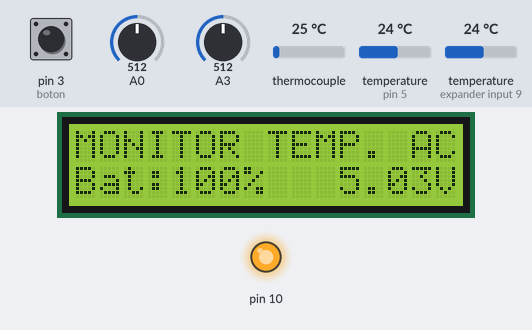
A sketch run on a simulated Arduino Uno, built with avr-gcc and run on an emulated ATmega328P. Parts: 16×2 character LCD, output pins drawn as LEDs (lit = HIGH). The test bench sets the inputs (shaded band); at power-on: pin 3 (boton) LOW, temperature (sensors on pin 5, expander input 9) 24 °C, A0 = 512, A3 = 512, thermocouple 25 °C. What the sketch prints to the serial monitor is not drawn.

Above: at 3.6 s.
3.7 s: pin 3 (boton) pulled HIGH for 0.15 s
At 5.9 s:
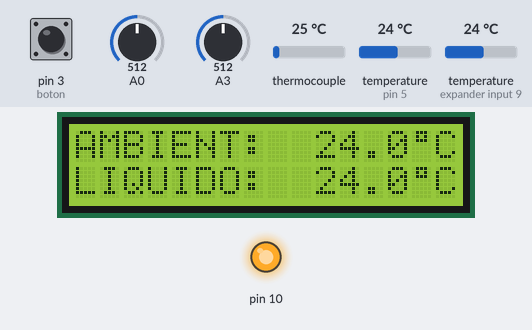
6.2 s: temperature (sensor on pin 5) set to 2 °C
At 9.0 s:
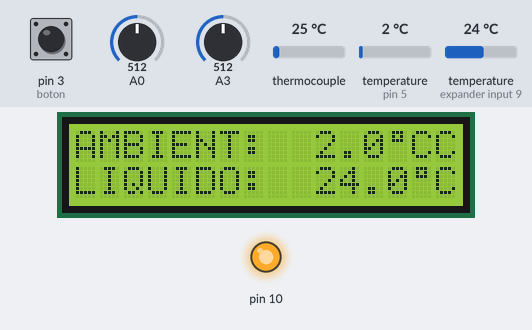
9.2 s: temperature (sensor on expander input 9) set to 2 °C
12.2 s: pin 3 (boton) pulled HIGH for 1 s
At 13.9 s:
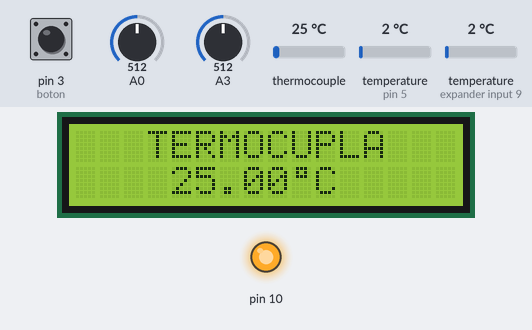
14.7 s: pin 3 (boton) pulled HIGH for 0.15 s
At 16.6 s:
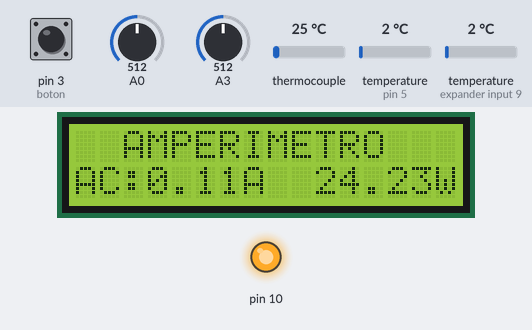
17.4 s: pin 3 (boton) pulled HIGH for 3.2 s
At 21.5 s:
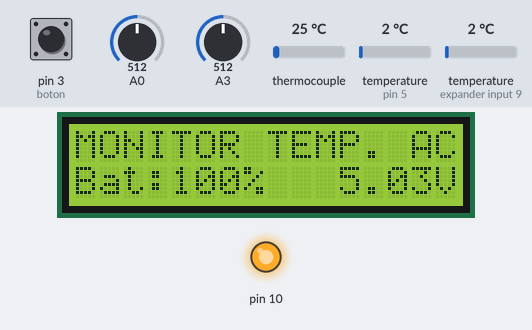
Timing chart, 0 to 23.0 s (numbered marks = the images above; inputs shaded):
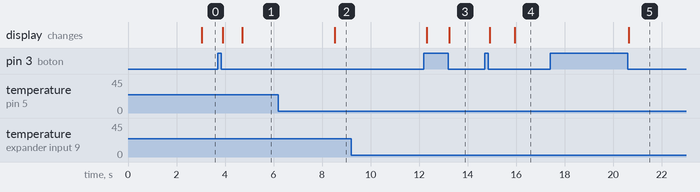

The sketch:

Monitoreo_Temp_AC_ARDUINO.ino
```cpp
#define DEBUG 1

// Uno = A4 (SDA), A5 (SCL)
#include <LiquidCrystal_I2C.h>
LiquidCrystal_I2C lcd(0x27, 16, 2);

#include "MAX6675.h"
#include <DallasTemperature.h>

byte temp[8] = {B01110, B01010, B01110, B00000, B00000, B00000, B00000, B00000};

// MAX6675
const int dataPin = 8;   // SO
const int clockPin = 6;  // SCK
const int selectPin = 7; // CS
const int DS = 5;        // DS18B20
const int boton = 3;     // BUTTON

OneWire oneWireObjeto(DS);
DallasTemperature sensorDS18B20(&oneWireObjeto);
MAX6675 thermoCouple(selectPin, dataPin, clockPin);

byte modo = 0;
float calibAmp = 43.3; // SCT-50A
const float calibBat = 0.03;
const float batMax = 4.10; // Depende de la calidad o el estado de la bateria.
const float batMin = 3.3;  // Depende del punto de corte del modulo y calidad de la bateria.

//---------------------------
void setup()
{
  #if DEBUG
    Serial.begin(9600);
  #endif
  pinMode(boton, INPUT);

  lcd.init();
  lcd.backlight();
  lcd.clear();
  lcd.createChar(0, temp);

  SPI.begin();
  thermoCouple.begin();
  thermoCouple.setSPIspeed(4000000);
  sensorDS18B20.begin();
}

void loop()
{
  static unsigned long tiempAnt = 0;

  if (digitalRead(boton))
  {
    modo = modo + 1;
    modo = (modo > 3) ? 0 : modo;
    delay(100);

    while (digitalRead(boton))
    {
      delay(100);
    }
    lcd.clear();
    tiempAnt = 0;
  }

  if (millis() - tiempAnt > 3000)
  {
    switch (modo)
    {
    case 0:
      bateria();
      break;

    case 1: // Sensor Ambiente
      DSTemp();
      break;

    case 2: // Sensor Termocupla
      lcd.clear();
      MAXTemp();
      break;

    case 3: // Sensor Amperimetro
      SCT50A();
      break;
    }
    tiempAnt = millis();
  }
}

void bateria()
{
  float v = voltaje();
  int p = porcentaje(v);
  String txt = "Bat:" + String(p) + "%   " + String(v) + "V"; // Bat: 000% 0.0V
  #if DEBUG
    Serial.println(v);
  #endif

  lcd.setCursor(0, 0);
  lcd.print("MONITOR TEMP. AC");
  lcd.setCursor(0, 1);
  lcd.print(txt);
}

void DSTemp()
{
  if (sensorDS18B20.getDeviceCount() != 0)
  {
    sensorDS18B20.requestTemperatures();

    float temp1 = sensorDS18B20.getTempCByIndex(0);
    temp1 = temp1 > 0.0 ? temp1 : 0.0;
    lcd.setCursor(0, 0);
    lcd.print("AMBIENT:");

    lcd.setCursor(10, 0);
    lcd.print(temp1, 1);
    lcd.write(byte(0));
    lcd.print("C");

    float temp2 = sensorDS18B20.getTempCByIndex(1);
    temp2 = temp2 > -50.0 ? temp2 : 0.0;
    lcd.setCursor(0, 1);
    lcd.print("LIQUIDO:");
    temp2 < 0.0 ? lcd.setCursor(8, 1) : lcd.setCursor(10, 1);

    lcd.print(temp2, 1);
    lcd.write(byte(0));
    lcd.print("C");

  #if DEBUG
      Serial.print("Ambiente: ");
      Serial.print(temp1);
      Serial.print("°C");
      Serial.print(" - Liquido: ");
      Serial.print(temp2);
      Serial.println("°C");
  #endif
  }
  else
  {
    lcd.setCursor(1, 0);
    lcd.print("AMBIENT. LIQUID.");
    lcd.setCursor(6, 1);
    lcd.print("Error");

    Serial.print("AMBIENTE Y SUMERGIBLE:");
    Serial.println("Error");
  }
}

void MAXTemp()
{
  int status = thermoCouple.read();
  float temp = thermoCouple.getTemperature();
  String dato;
  // thermoCouple.setOffset(-10.0);

  lcd.setCursor(3, 0);
  lcd.print("TERMOCUPLA");
  lcd.setCursor(4, 1);
  #if DEBUG
    Serial.print("TERMOCUPLA: ");
  #endif

  if (status == 0)
  {
    lcd.print(temp);
    lcd.write(byte(0));
    lcd.print("C");
  #if DEBUG
      Serial.print(temp);
      Serial.println("C");
  #endif
  }
  else if (status == 4)
  {
    lcd.setCursor(6, 1);
    lcd.print("Error");
  #if DEBUG
      Serial.println("Error");
  #endif
  }
  else if (status == 129)
  {
    lcd.setCursor(2, 1);
    lcd.print("Sin comunic.");
  #if DEBUG
      Serial.println("Sin comunic.");
  #endif
  }
}

void SCT50A()
{
  // float I = senal_escalada(1);
  float Irms = get_corriente(calibAmp);
  float esc = get_corriente(1);

  lcd.setCursor(2, 0);
  lcd.print("AMPERIMETRO");
  lcd.setCursor(0, 1);

  if (Irms < 50)
  {
    lcd.print("AC:");
    lcd.print(Irms);
    lcd.print("A");

    // lcd.setCursor(12, 1);
    // lcd.print(esc);
    lcd.setCursor(10, 1);
    lcd.print(Irms * 229);
    lcd.print("W");
  }
  else
  {
    lcd.print("AC: Error");
  }

#if DEBUG
  Serial.print("AMPERIMETRO: ");
  Serial.print(Irms);
  Serial.print("A");
#endif
}

//---------------------------
float get_corriente(float calib)
{
  float corriente = 0;
  float sumatoria = 0;
  float Irms = 0;
  long tiempo = millis();
  int N = 0;

  while (millis() - tiempo < 500)
  { // Duracion 0.5 seg (30 ciclos de 60Hz)
    corriente = senal_escalada(calib);
    sumatoria = sumatoria + sq(corriente);
    N = N + 1;
    delay(1);
  }
  Irms = sqrt(sumatoria / N);
  return (Irms);
}

float senal_escalada(float calib)
{
  float senal = voltaje_promedio(10) * (5.0 / 1023.0) - 2.5;
  float senal_scale = senal * calib; // Poner en 1 para obtener el valor escalado ese dato se debe usar para dividir al resultado del amperimetro.
  return (senal_scale);
}

int voltaje_promedio(int n)
{
  long suma = 0;
  for (int i = 0; i < n; i++)
  {
    suma = suma + analogRead(A0);
  }
  return (suma / n);
}

//---------------------------
float voltaje()
{
  int pinValor = 0;

  for (int i = 0; i < 15; i++)
  {
    pinValor += analogRead(A3);
    ;
  }
  pinValor = pinValor / 15;

  float vol = ((((pinValor * 5.0) / 1023) * 2.0) + calibBat);
  return vol;
}

int porcentaje(float vol)
{
  int bat = ((vol - batMin) / (batMax - batMin)) * 100;

  if (bat >= 100)
  {
    bat = 100;
  }
  if (bat <= 0)
  {
    bat = 1;
  }
  return bat;
}
```

Measured:
- after the input at 3.7 s, the display: first changes after 0.21 s (image 1 shows a later state)
- after the input at 6.2 s, the display: changes after 2.3 s (image 2)
- after the input at 9.2 s, every drawn part: stays the same
- after the input at 12.2 s, the display: first differs from a run without the input after 1.0 s (image 3)
- after the input at 14.7 s, the display: first changes after 0.20 s (image 4 shows a later state)
- after the input at 17.4 s, the display: changes after 3.2 s (image 5)
